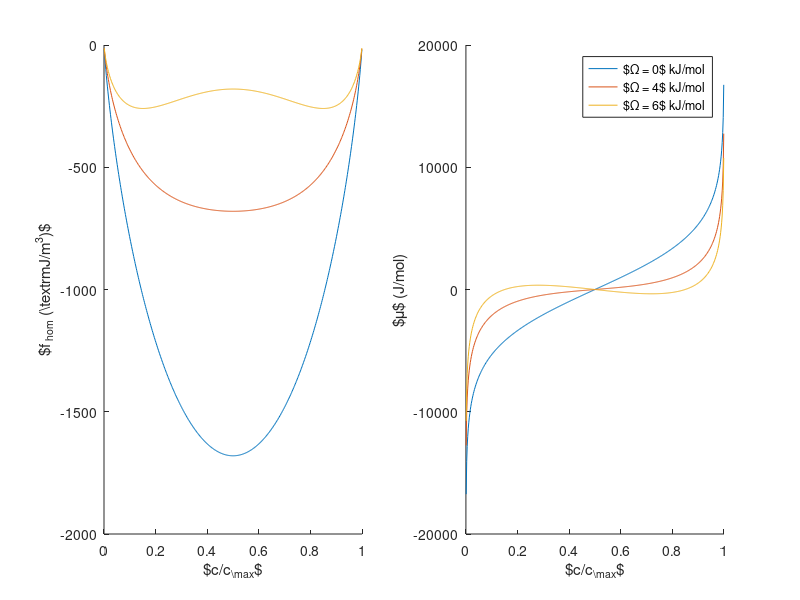

This chart was generated by the following MATLAB code:
close all

% a1 = 0.96
% a2 = 0.03
% figure(1)
% hold on

% ezplot('y = x*log(x) + (1-x)*log(1-x)')
% %  ezplot('y =  ((2*x-0.96-0.03)/(0.96-0.03)).^3 - (2*x-0.96-0.03)/(0.96-0.03)')
% %ezplot('y =  x.^3 - x')
% % ezplot('y = log(x)')
% ezplot('y = log(x/(1-x))')
% 
%  figure(2)
% % ezplot('y = 1/(4)*x^4 - (1/2)*x^2')
% 
% ezplot('y = log(x/(1-x))')
% 
% %((2*x-a1-a2)/(a1-a2))^3 -

x = linspace(0.001,0.999,500);

R = 8.134;
T = 25+273;
cmax = 1;
Omega1 = 0;
Omega2 = 4000;
Omega3 = 6000;

fmix = R*T*cmax*(x.*log(x) + (1-x).*log(1-x));
fint1 = Omega1*cmax * x .* (1 - x);
fint2 = Omega2*cmax * x .* (1 - x);
fint3 = Omega3*cmax * x .* (1 - x);

mu1 = R*T*log(x./(1-x)) + Omega1*(1 - 2*x);
mu2 = R*T*log(x./(1-x)) + Omega2*(1 - 2*x);
mu3 = R*T*log(x./(1-x)) + Omega3*(1 - 2*x);

figure(1)
subplot(1,2,1)
hold on
plot(x,fmix+fint1)
plot(x,fmix+fint2)
plot(x,fmix+fint3)
xlabel('$c/c_{\max}$')
ylabel('$f_{\rm hom} (\textrm{J/m}^3)$')

subplot(1,2,2)
hold on
plot(x,mu1)
plot(x,mu2)
plot(x,mu3)
xlabel('$c/c_{\max}$')
ylabel('$\mu$ (J/mol)')
legend('$\Omega = 0$ kJ/mol','$\Omega = 4$ kJ/mol','$\Omega = 6$ kJ/mol')
